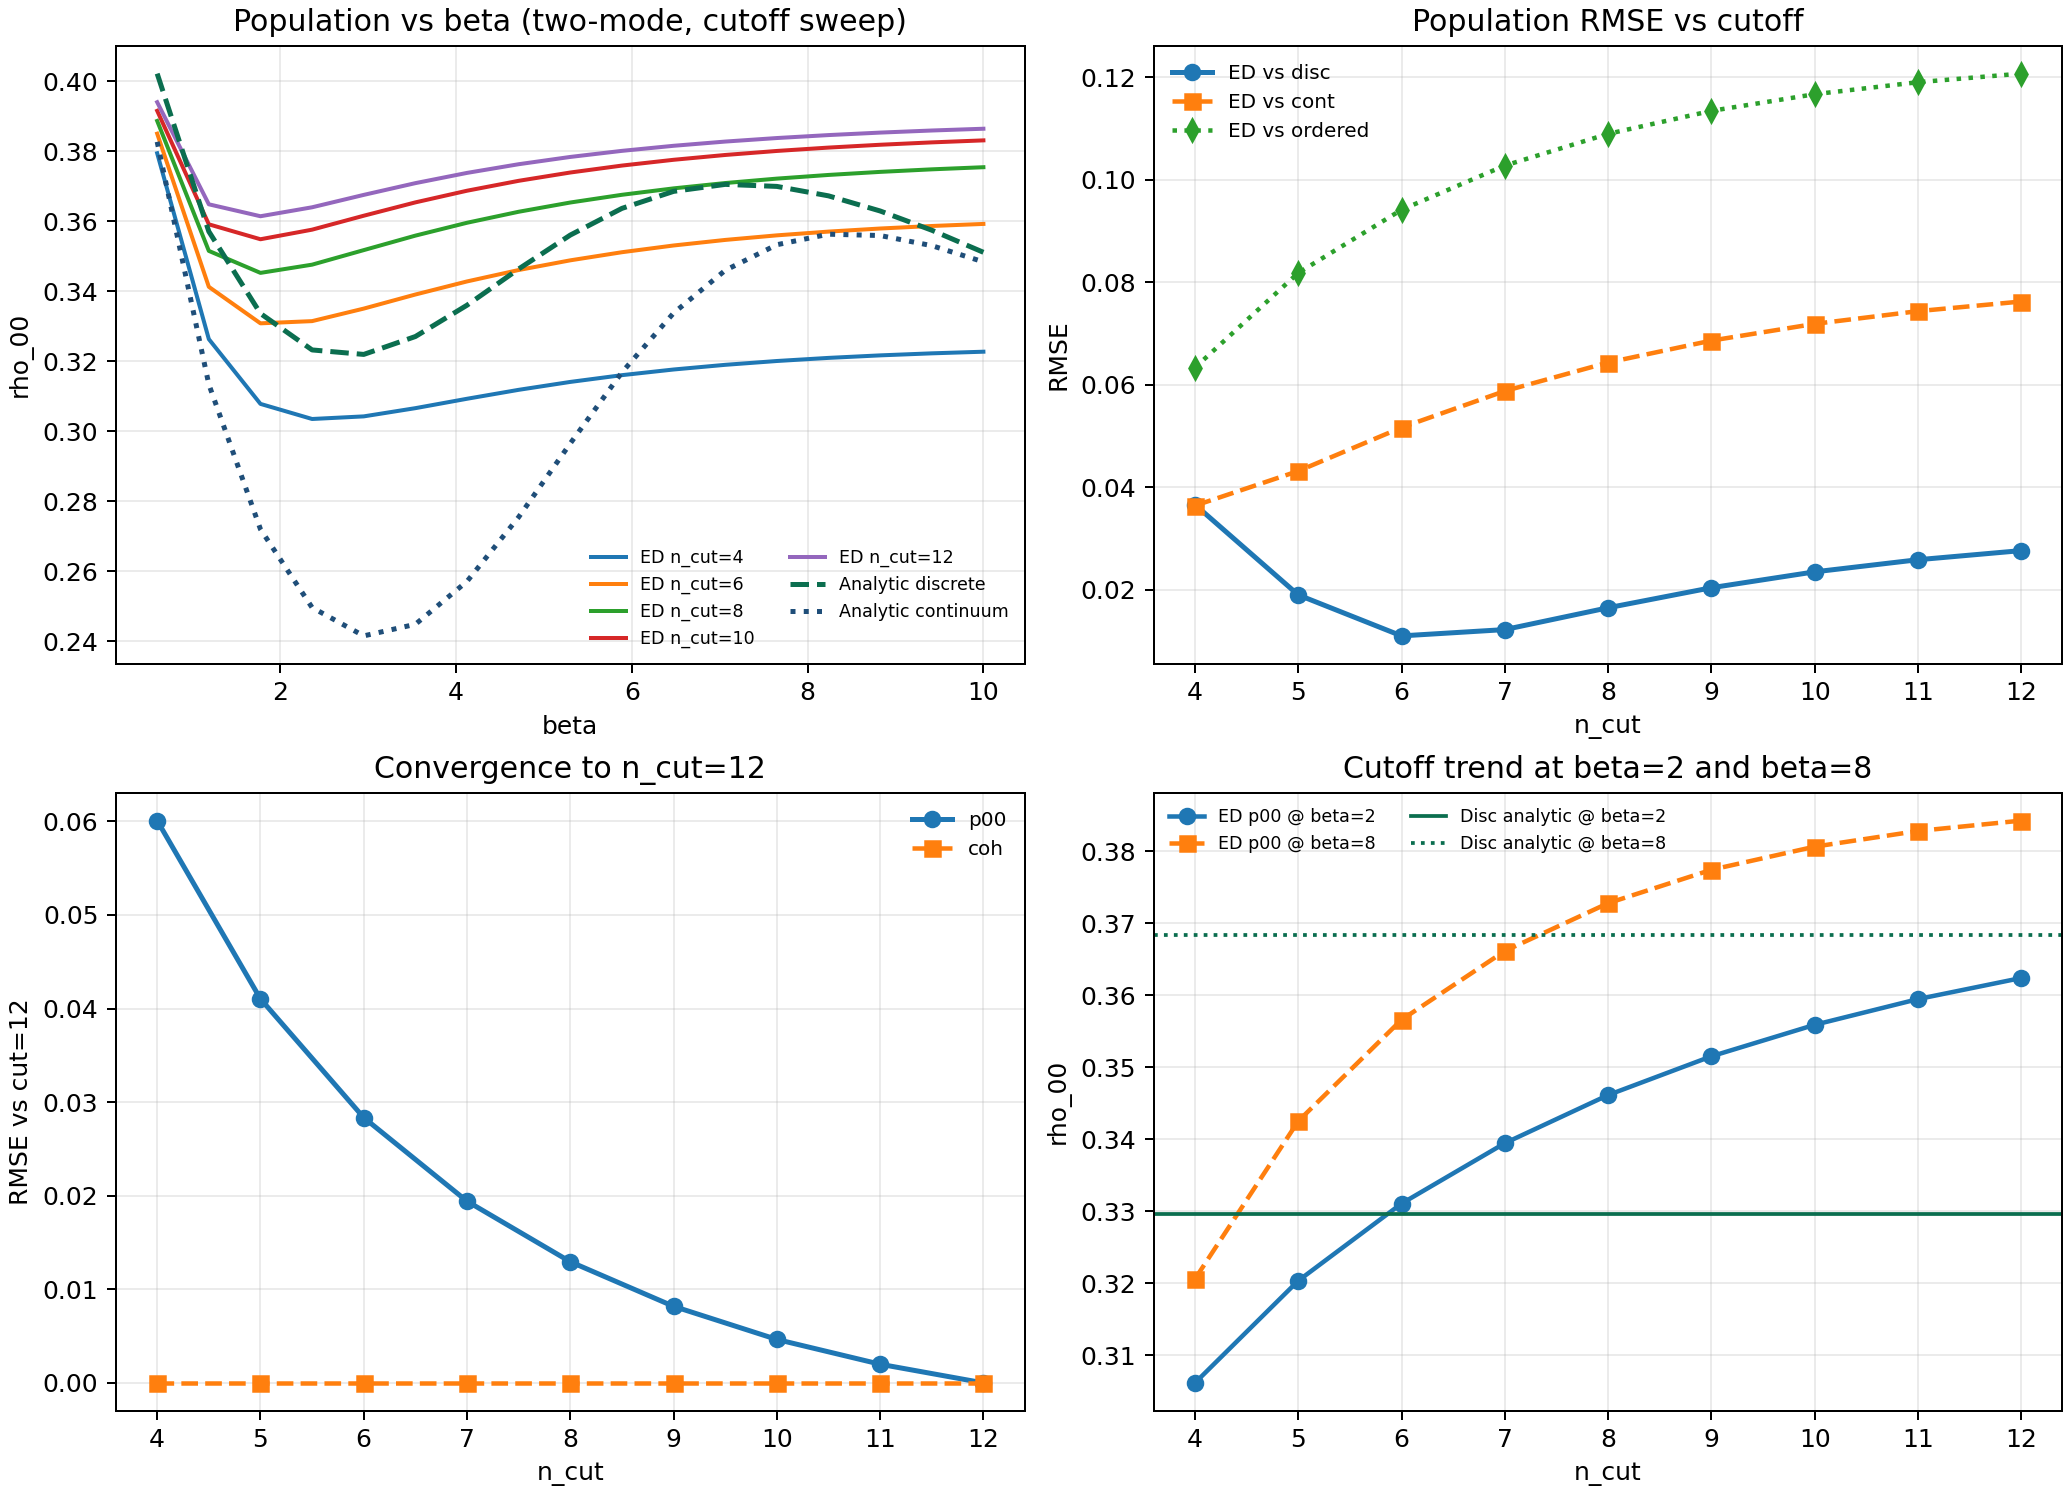

Here is the Python script that generated this plot:
"""
Focused two-mode cutoff convergence scan up to n_cut=12 (omega_q=1).

This follows the fair-comparison setup:
- ED and analytic share the same spectral window
- includes analytic-discrete branch (n_modes = ED n_modes = 2)
- includes analytic-continuum reference (n_modes = 40)

Run:
  powershell -ExecutionPolicy Bypass -File run_safe.ps1 simulations/src/hmf_omega1_twomode_cutoff12_codex_v39.py
"""

from __future__ import annotations

from pathlib import Path

import matplotlib.pyplot as plt
import numpy as np
import pandas as pd

from hmf_component_normalized_compare_codex_v5 import _compact_components
from hmf_model_comparison_standalone_codex_v1 import (
    BenchmarkConfig as LiteConfig,
    RenormConfig,
    extract_density,
    ordered_gaussian_state,
)
from hmf_v5_qubit_core import build_ed_context, exact_reduced_state
from prl127_qubit_benchmark import BenchmarkConfig as EDConfig


def _rmse(x: np.ndarray) -> float:
    return float(np.sqrt(np.mean(np.square(x)))) if len(x) else np.nan


def _build_lite(
    beta: float,
    theta: float,
    omega_q: float,
    omega_min: float,
    omega_max: float,
    n_modes: int,
) -> LiteConfig:
    return LiteConfig(
        beta=float(beta),
        omega_q=float(omega_q),
        theta=float(theta),
        n_modes=int(n_modes),
        n_cut=1,
        omega_min=float(omega_min),
        omega_max=float(omega_max),
        q_strength=5.0,
        tau_c=0.5,
    )


def _build_ed(
    beta: float,
    theta: float,
    omega_q: float,
    omega_min: float,
    omega_max: float,
    n_modes: int,
    n_cut: int,
) -> EDConfig:
    return EDConfig(
        beta=float(beta),
        omega_q=float(omega_q),
        theta=float(theta),
        n_modes=int(n_modes),
        n_cut=int(n_cut),
        omega_min=float(omega_min),
        omega_max=float(omega_max),
        q_strength=5.0,
        tau_c=0.5,
        lambda_min=0.0,
        lambda_max=1.0,
        lambda_points=2,
        output_prefix="hmf_omega1_twomode_cutoff12_codex_v39",
    )


def run_scan() -> tuple[pd.DataFrame, pd.DataFrame, pd.DataFrame]:
    # Fixed point suggested by v38 global-fair best:
    # window=center_d0.80 -> [0.2, 1.8], n_modes=2.
    omega_q = 1.0
    theta = float(np.pi / 2.0)
    g = 0.5
    omega_min = 0.2
    omega_max = 1.8
    n_modes = 2
    n_cuts = list(range(4, 13))  # 4..12 inclusive
    betas = np.linspace(0.6, 10.0, 17, dtype=float)

    ren = RenormConfig(scale=1.04, kappa=0.94)

    rows: list[dict[str, float | int]] = []

    ref_cache: dict[float, tuple[float, float, float, float, float, float]] = {}
    for beta in betas:
        lite_ordered = _build_lite(beta, theta, omega_q, omega_min, omega_max, n_modes=40)
        rho_ord = ordered_gaussian_state(lite_ordered, g)
        ord_p00, _ord_p11, ord_coh = extract_density(rho_ord)

        # Continuum-like analytic reference.
        cont_p00, _cont_p11, cont_coh, _cont_ratio = _compact_components(
            lite_ordered, g, use_running=True, renorm=ren
        )

        # Fair analytic-discrete reference: same discrete spectrum as ED (n_modes=2).
        lite_disc = _build_lite(beta, theta, omega_q, omega_min, omega_max, n_modes=n_modes)
        disc_p00, _disc_p11, disc_coh, _disc_ratio = _compact_components(
            lite_disc, g, use_running=True, renorm=ren
        )

        ref_cache[float(beta)] = (
            float(ord_p00),
            float(ord_coh),
            float(cont_p00),
            float(cont_coh),
            float(disc_p00),
            float(disc_coh),
        )

    total = len(n_cuts) * len(betas)
    k = 0
    for n_cut in n_cuts:
        for beta in betas:
            ord_p00, ord_coh, cont_p00, cont_coh, disc_p00, disc_coh = ref_cache[float(beta)]
            cfg = _build_ed(
                beta=beta,
                theta=theta,
                omega_q=omega_q,
                omega_min=omega_min,
                omega_max=omega_max,
                n_modes=n_modes,
                n_cut=n_cut,
            )
            ctx = build_ed_context(cfg)
            rho_ed = exact_reduced_state(ctx, g)
            ed_p00, _ed_p11, ed_coh = extract_density(rho_ed)

            rows.append(
                {
                    "beta": float(beta),
                    "omega_q": float(omega_q),
                    "theta": float(theta),
                    "g": float(g),
                    "omega_min": float(omega_min),
                    "omega_max": float(omega_max),
                    "n_modes": int(n_modes),
                    "n_cut": int(n_cut),
                    "ordered_p00": ord_p00,
                    "ordered_coh": ord_coh,
                    "analytic_cont_p00": cont_p00,
                    "analytic_cont_coh": cont_coh,
                    "analytic_disc_p00": disc_p00,
                    "analytic_disc_coh": disc_coh,
                    "ed_p00": float(ed_p00),
                    "ed_coh": float(ed_coh),
                    "d_ed_ordered_p00": float(ed_p00 - ord_p00),
                    "d_ed_cont_p00": float(ed_p00 - cont_p00),
                    "d_ed_disc_p00": float(ed_p00 - disc_p00),
                    "d_ed_ordered_coh": float(ed_coh - ord_coh),
                    "d_ed_cont_coh": float(ed_coh - cont_coh),
                    "d_ed_disc_coh": float(ed_coh - disc_coh),
                }
            )
            k += 1
            if k % 30 == 0:
                print(f"[PROGRESS] {k}/{total}")

    df = pd.DataFrame.from_records(rows).sort_values(["n_cut", "beta"]).reset_index(drop=True)

    summary_rows: list[dict[str, float | int]] = []
    for n_cut, grp in df.groupby("n_cut"):
        summary_rows.append(
            {
                "n_cut": int(n_cut),
                "n_points": int(len(grp)),
                "rmse_ed_vs_disc_p00": _rmse(grp["d_ed_disc_p00"].to_numpy(float)),
                "rmse_ed_vs_cont_p00": _rmse(grp["d_ed_cont_p00"].to_numpy(float)),
                "rmse_ed_vs_ordered_p00": _rmse(grp["d_ed_ordered_p00"].to_numpy(float)),
                "rmse_ed_vs_disc_coh": _rmse(grp["d_ed_disc_coh"].to_numpy(float)),
                "rmse_ed_vs_cont_coh": _rmse(grp["d_ed_cont_coh"].to_numpy(float)),
                "rmse_ed_vs_ordered_coh": _rmse(grp["d_ed_ordered_coh"].to_numpy(float)),
                "p00_at_beta2": float(np.interp(2.0, grp["beta"].to_numpy(float), grp["ed_p00"].to_numpy(float))),
                "p00_at_beta8": float(np.interp(8.0, grp["beta"].to_numpy(float), grp["ed_p00"].to_numpy(float))),
            }
        )
    summary = pd.DataFrame.from_records(summary_rows).sort_values("n_cut").reset_index(drop=True)

    # Convergence against highest cutoff (n_cut=12).
    ref12 = df[df["n_cut"] == 12].sort_values("beta")
    conv_rows: list[dict[str, float | int]] = []
    for n_cut, grp in df.groupby("n_cut"):
        grp = grp.sort_values("beta")
        conv_rows.append(
            {
                "n_cut": int(n_cut),
                "rmse_cut_vs_12_p00": _rmse(grp["ed_p00"].to_numpy(float) - ref12["ed_p00"].to_numpy(float)),
                "rmse_cut_vs_12_coh": _rmse(grp["ed_coh"].to_numpy(float) - ref12["ed_coh"].to_numpy(float)),
            }
        )
    cutoff_conv = pd.DataFrame.from_records(conv_rows).sort_values("n_cut").reset_index(drop=True)

    return df, summary, cutoff_conv


def write_outputs(df: pd.DataFrame, summary: pd.DataFrame, cutoff_conv: pd.DataFrame) -> None:
    out_dir = Path(__file__).resolve().parent
    scan_csv = out_dir / "hmf_omega1_twomode_cutoff12_scan_codex_v39.csv"
    summary_csv = out_dir / "hmf_omega1_twomode_cutoff12_summary_codex_v39.csv"
    conv_csv = out_dir / "hmf_omega1_twomode_cutoff12_conv_codex_v39.csv"
    fig_png = out_dir / "hmf_omega1_twomode_cutoff12_codex_v39.png"
    log_md = out_dir / "hmf_omega1_twomode_cutoff12_log_codex_v39.md"

    df.to_csv(scan_csv, index=False)
    summary.to_csv(summary_csv, index=False)
    cutoff_conv.to_csv(conv_csv, index=False)

    fig, axes = plt.subplots(2, 2, figsize=(11.5, 8.3), constrained_layout=True)

    ax = axes[0, 0]
    for n_cut in [4, 6, 8, 10, 12]:
        g = df[df["n_cut"] == n_cut].sort_values("beta")
        ax.plot(g["beta"], g["ed_p00"], linewidth=1.6, label=f"ED n_cut={n_cut}")
    ref = df[df["n_cut"] == 12].sort_values("beta")
    ax.plot(ref["beta"], ref["analytic_disc_p00"], "--", color="#0B6E4F", linewidth=2.0, label="Analytic discrete")
    ax.plot(ref["beta"], ref["analytic_cont_p00"], ":", color="#1F4E79", linewidth=2.0, label="Analytic continuum")
    ax.set_title("Population vs beta (two-mode, cutoff sweep)")
    ax.set_xlabel("beta")
    ax.set_ylabel("rho_00")
    ax.grid(alpha=0.25)
    ax.legend(frameon=False, fontsize=7, ncol=2)

    ax = axes[0, 1]
    ax.plot(summary["n_cut"], summary["rmse_ed_vs_disc_p00"], "o-", linewidth=2.0, label="ED vs disc")
    ax.plot(summary["n_cut"], summary["rmse_ed_vs_cont_p00"], "s--", linewidth=1.8, label="ED vs cont")
    ax.plot(summary["n_cut"], summary["rmse_ed_vs_ordered_p00"], "d:", linewidth=1.8, label="ED vs ordered")
    ax.set_title("Population RMSE vs cutoff")
    ax.set_xlabel("n_cut")
    ax.set_ylabel("RMSE")
    ax.grid(alpha=0.25)
    ax.legend(frameon=False, fontsize=8)

    ax = axes[1, 0]
    ax.plot(cutoff_conv["n_cut"], cutoff_conv["rmse_cut_vs_12_p00"], "o-", linewidth=2.0, label="p00")
    ax.plot(cutoff_conv["n_cut"], cutoff_conv["rmse_cut_vs_12_coh"], "s--", linewidth=1.8, label="coh")
    ax.set_title("Convergence to n_cut=12")
    ax.set_xlabel("n_cut")
    ax.set_ylabel("RMSE vs cut=12")
    ax.grid(alpha=0.25)
    ax.legend(frameon=False, fontsize=8)

    ax = axes[1, 1]
    ax.plot(summary["n_cut"], summary["p00_at_beta2"], "o-", linewidth=1.8, label="ED p00 @ beta=2")
    ax.plot(summary["n_cut"], summary["p00_at_beta8"], "s--", linewidth=1.8, label="ED p00 @ beta=8")
    p_disc2 = float(np.interp(2.0, ref["beta"], ref["analytic_disc_p00"]))
    p_disc8 = float(np.interp(8.0, ref["beta"], ref["analytic_disc_p00"]))
    ax.axhline(p_disc2, color="#0B6E4F", linewidth=1.5, label="Disc analytic @ beta=2")
    ax.axhline(p_disc8, color="#0B6E4F", linestyle=":", linewidth=1.5, label="Disc analytic @ beta=8")
    ax.set_title("Cutoff trend at beta=2 and beta=8")
    ax.set_xlabel("n_cut")
    ax.set_ylabel("rho_00")
    ax.grid(alpha=0.25)
    ax.legend(frameon=False, fontsize=7, ncol=2)

    fig.savefig(fig_png, dpi=180)
    plt.close(fig)

    best = summary.sort_values("rmse_ed_vs_disc_p00").iloc[0]
    lines: list[str] = []
    lines.append("# Omega_q=1 Two-Mode Cutoff<=12 Scan (Codex v39)")
    lines.append("")
    lines.append("Fixed setup:")
    lines.append("- omega_q=1, theta=pi/2, g=0.5")
    lines.append("- window=[0.2, 1.8] (center_d0.80)")
    lines.append("- n_modes=2, n_cut in [4..12]")
    lines.append("")
    lines.append(
        f"Best cutoff by fair metric (ED vs analytic-discrete p00): n_cut={int(best['n_cut'])}, "
        f"rmse={best['rmse_ed_vs_disc_p00']:.6f}"
    )
    lines.append("")
    lines.append("| n_cut | rmse_ed_vs_disc_p00 | rmse_ed_vs_cont_p00 | rmse_ed_vs_ordered_p00 | rmse_cut_vs_12_p00 |")
    lines.append("|---:|---:|---:|---:|---:|")
    conv_map = {int(r["n_cut"]): float(r["rmse_cut_vs_12_p00"]) for _, r in cutoff_conv.iterrows()}
    for _, r in summary.iterrows():
        c = int(r["n_cut"])
        lines.append(
            f"| {c} | {r['rmse_ed_vs_disc_p00']:.6f} | {r['rmse_ed_vs_cont_p00']:.6f} | "
            f"{r['rmse_ed_vs_ordered_p00']:.6f} | {conv_map[c]:.6f} |"
        )
    log_md.write_text("\n".join(lines), encoding="utf-8")

    print("Wrote:", scan_csv.name)
    print("Wrote:", summary_csv.name)
    print("Wrote:", conv_csv.name)
    print("Wrote:", fig_png.name)
    print("Wrote:", log_md.name)
    print("")
    print(summary.to_string(index=False))


def main() -> None:
    df, summary, cutoff_conv = run_scan()
    write_outputs(df, summary, cutoff_conv)


if __name__ == "__main__":
    main()

